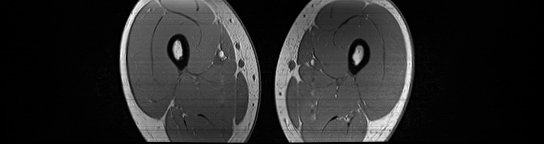
#> input picture frame 6 of data/06_lower.mp4, 544 x 144 px, given in place of test.mp4, which was not available
$ python goodPoint.py
#> lines starting #> are read from the running program, lines starting #| are printed output that depends on the picture; pictures that were not available may be replaced by others from this repository, and a replacement may not be noted
import cv2 as cv
import numpy as np

# Capture video or image
cap = cv.VideoCapture('test.mp4')  # Change to your video path

# Check if video opened successfully
if not cap.isOpened():
    print("Error opening video file")
    exit()

# Capture the first frame
ret, old_frame = cap.read()
#> old_frame is the input picture: shape (144, 544, 3); min 0, max 255, mean 41.2
if not ret:
    print("Failed to grab the first frame")
    exit()

# Convert the first frame to grayscale
old_gray = cv.cvtColor(old_frame, cv.COLOR_BGR2GRAY)

# old_gray = cv.imread('test_image.png', cv.IMREAD_GRAYSCALE)

# Detect good features to track using the Shi-Tomasi method
p0 = cv.goodFeaturesToTrack(
    old_gray,            # Input grayscale image
    maxCorners=10000,      # Maximum number of corners to return
    qualityLevel=0.01,    # Quality level (between 0 and 1)
    minDistance=1,       # Minimum possible Euclidean distance between returned corners
    blockSize=4,         # Size of the neighborhood considered for corner detection
    useHarrisDetector=False,  # Whether to use Harris corner detector
    k=0.04               # Free parameter of Harris detector (if enabled)
)
#> p0 = 431 rows, first 8: [356, 64], [178, 59], [364, 140], [221, 52], [222, 56], [280, 94], [177, 42], [291, 70]

# Draw the detected good feature points (p0) on the image
for i in range(p0.shape[0]):
    x, y = p0[i, 0]
    cv.circle(old_gray, (int(x), int(y)), 1, (0, 255, 0), -1)  # Draw green filled circle
#> this loop made 431 passes
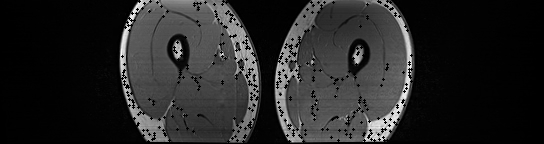
#> old_gray: shape (144, 544); min 0, max 255, mean 37.8

# Display the image with good feature points
cv.imshow('Good Features', old_gray)

# Wait until a key is pressed
cv.waitKey(0)

# Close all windows
cv.destroyAllWindows()

$ run again, starting later in the video
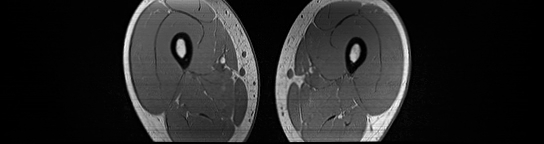
#> input picture frame 28 of data/06_lower.mp4, 544 x 144 px, given in place of test.mp4, which was not available
#> old_frame is the input picture: shape (144, 544, 3); min 0, max 251, mean 39
#> p0 = 469 rows, first 8: [182, 57], [354, 61], [361, 140], [223, 62], [340, 117], [244, 52], [244, 57], [357, 45]
#> the loop `for i in range(p0.shape[0]):` made 469 passes
#> after the loop `for i in range(p0.shape[0]):`:
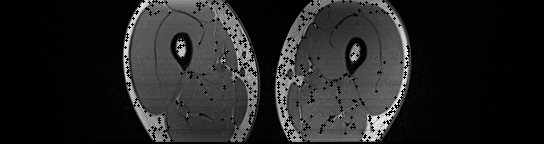
#> old_gray: shape (144, 544); min 0, max 251, mean 35.4

$ run again, starting later in the video
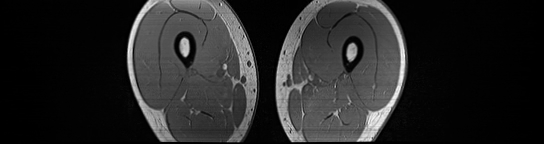
#> input picture frame 51 of data/06_lower.mp4, 544 x 144 px, given in place of test.mp4, which was not available
#> old_frame is the input picture: shape (144, 544, 3); min 0, max 248, mean 37.4
#> p0 = 454 rows, first 8: [185, 56], [371, 140], [249, 61], [249, 66], [358, 140], [248, 53], [284, 84], [225, 69]
#> the loop `for i in range(p0.shape[0]):` made 454 passes
#> after the loop `for i in range(p0.shape[0]):`:
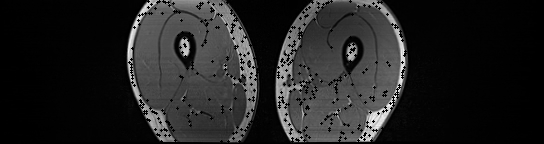
#> old_gray: shape (144, 544); min 0, max 245, mean 34.1
